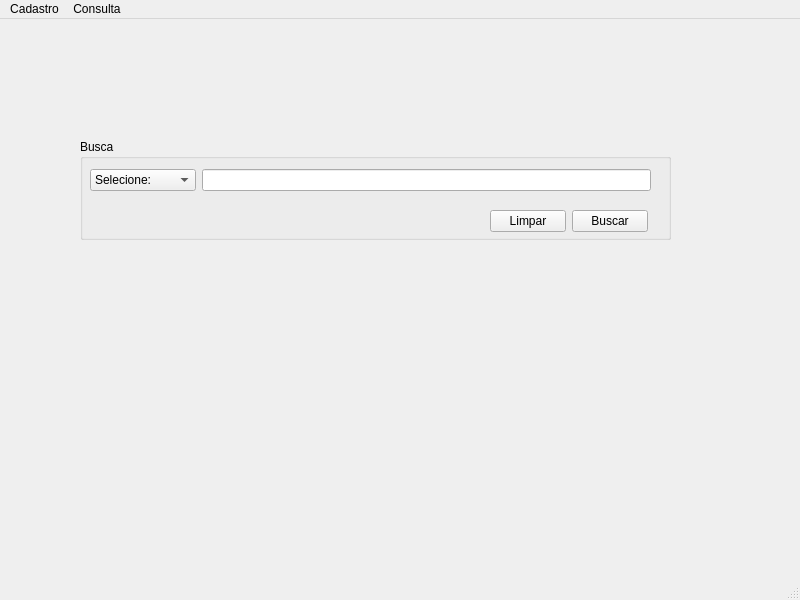
<?xml version="1.0" encoding="UTF-8"?>
<ui version="4.0">
 <class>telabusca</class>
 <widget class="QMainWindow" name="telabusca">
  <property name="geometry">
   <rect>
    <x>0</x>
    <y>0</y>
    <width>800</width>
    <height>600</height>
   </rect>
  </property>
  <property name="windowTitle">
   <string>MainWindow</string>
  </property>
  <widget class="QWidget" name="centralwidget">
   <widget class="QGroupBox" name="groupBox">
    <property name="geometry">
     <rect>
      <x>80</x>
      <y>120</y>
      <width>591</width>
      <height>101</height>
     </rect>
    </property>
    <property name="title">
     <string>Busca</string>
    </property>
    <widget class="QWidget" name="layoutWidget">
     <property name="geometry">
      <rect>
       <x>10</x>
       <y>30</y>
       <width>561</width>
       <height>22</height>
      </rect>
     </property>
     <layout class="QHBoxLayout" name="horizontalLayout">
      <item>
       <widget class="QComboBox" name="cbopBusca">
        <item>
         <property name="text">
          <string>Selecione:</string>
         </property>
        </item>
        <item>
         <property name="text">
          <string>Por Professor</string>
         </property>
        </item>
        <item>
         <property name="text">
          <string>Por Turma</string>
         </property>
        </item>
        <item>
         <property name="text">
          <string>Por Disciplina</string>
         </property>
        </item>
       </widget>
      </item>
      <item>
       <widget class="QLineEdit" name="textBusca"/>
      </item>
     </layout>
    </widget>
    <widget class="QWidget" name="layoutWidget_2">
     <property name="geometry">
      <rect>
       <x>410</x>
       <y>70</y>
       <width>158</width>
       <height>25</height>
      </rect>
     </property>
     <layout class="QHBoxLayout" name="horizontalLayout_2">
      <item>
       <widget class="QPushButton" name="btLimpar">
        <property name="text">
         <string>Limpar</string>
        </property>
       </widget>
      </item>
      <item>
       <widget class="QPushButton" name="btBuscar">
        <property name="text">
         <string>Buscar</string>
        </property>
       </widget>
      </item>
     </layout>
    </widget>
   </widget>
  </widget>
  <widget class="QMenuBar" name="menubar">
   <property name="geometry">
    <rect>
     <x>0</x>
     <y>0</y>
     <width>800</width>
     <height>21</height>
    </rect>
   </property>
   <widget class="QMenu" name="menuCadastro">
    <property name="title">
     <string>Cadastro</string>
    </property>
    <addaction name="actionCadastro_Professpr"/>
    <addaction name="actionCadastro_Disciplina"/>
    <addaction name="actionCadastro_Turma"/>
    <addaction name="actionCadastro_Hor_rio"/>
   </widget>
   <widget class="QMenu" name="menuConsulta">
    <property name="title">
     <string>Consulta</string>
    </property>
    <addaction name="actionProfessores"/>
    <addaction name="actionDisciplinas"/>
    <addaction name="actionTurmas"/>
   </widget>
   <addaction name="menuCadastro"/>
   <addaction name="menuConsulta"/>
  </widget>
  <widget class="QStatusBar" name="statusbar"/>
  <action name="actionCadastro_Professpr">
   <property name="text">
    <string>Cadastro Professor</string>
   </property>
  </action>
  <action name="actionCadastro_Turma">
   <property name="text">
    <string>Cadastro Turma</string>
   </property>
  </action>
  <action name="actionCadastro_Hor_rio">
   <property name="text">
    <string>Cadastro Horário</string>
   </property>
  </action>
  <action name="actionCadastro_Disciplina">
   <property name="text">
    <string>Cadastro Disciplina</string>
   </property>
  </action>
  <action name="actionProfessores">
   <property name="text">
    <string>Professores</string>
   </property>
  </action>
  <action name="actionDisciplinas">
   <property name="text">
    <string>Disciplinas</string>
   </property>
  </action>
  <action name="actionTurmas">
   <property name="text">
    <string>Turmas</string>
   </property>
  </action>
 </widget>
 <resources/>
 <connections/>
</ui>
